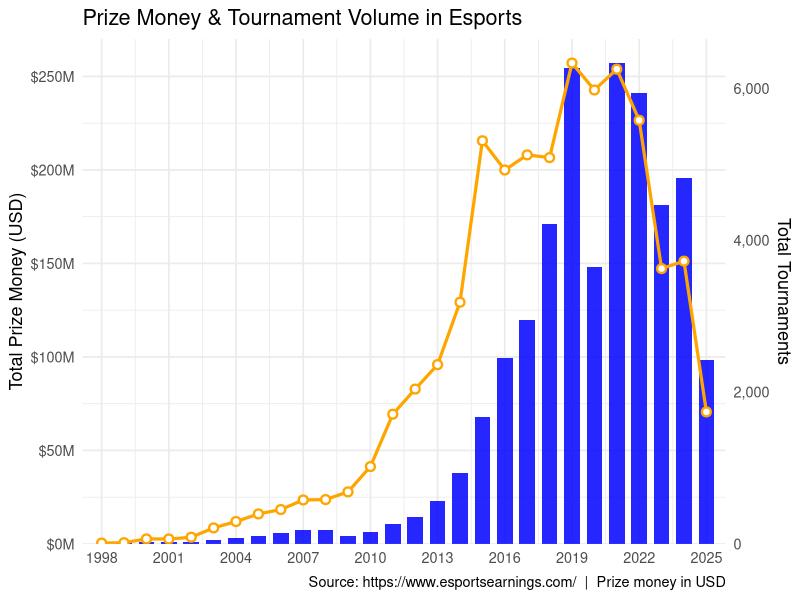
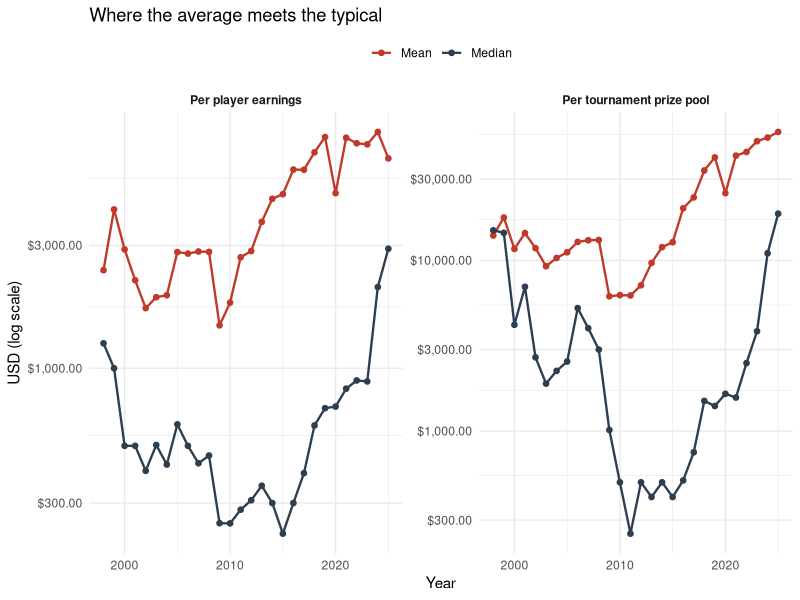
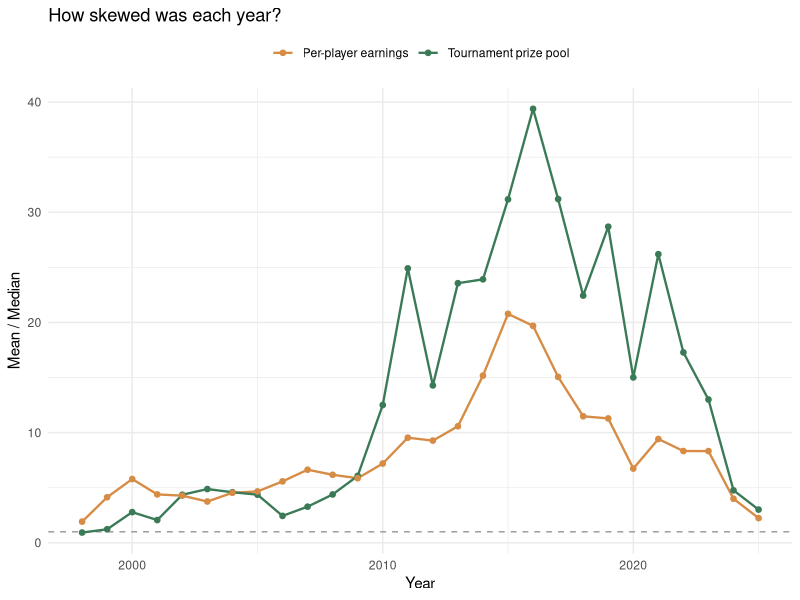
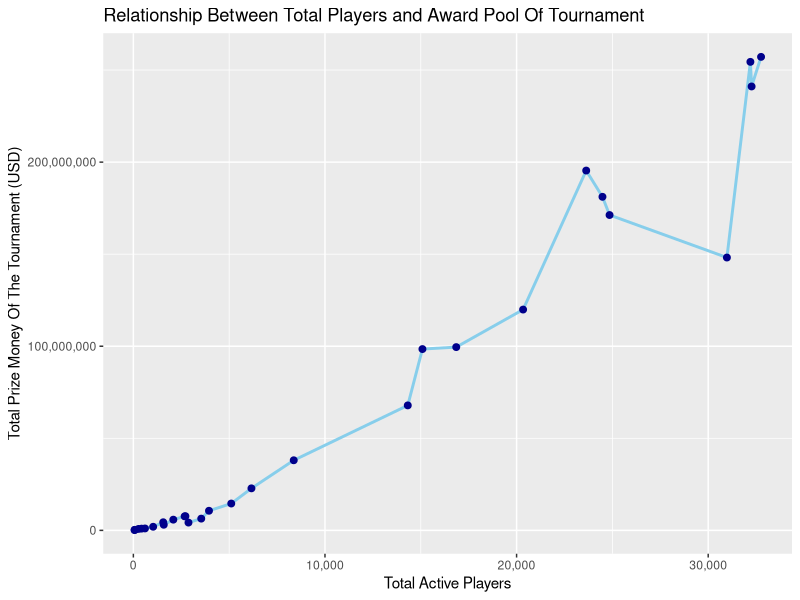

Here is the R script that generated these plots, in order:
## ---- chunk 1
library(tidyverse)
library(ggplot2)
library(scales)
## ---- chunk 2
#| label: fig-PrizeMoney-Tournaments
#| fig-cap: "Annual esports prize money (bars, left axis) and total tournaments held (line, right axis) from 1998 to 2025. Prize money values have been scaled to millions of USD for readability."
df <- read_csv("Esports_Stats.csv") |>
  rename(
    year              = year,
    prize_money       = `Total Prize Money`,
    total_tournaments = `Total Tournaments`
  ) |>
  select(year, prize_money, total_tournaments)

scale_factor <- max(df$prize_money) / max(df$total_tournaments)

col_prize  <- "blue"   # blue  — prize money
col_tourn  <- "orange"   # orange — tournament

p <- ggplot(df, aes(x = year)) +

  geom_col(
    aes(y = prize_money),
    fill  = col_prize,
    alpha = 0.85,
    width = 0.7
  ) +
  geom_line(
    aes(y = total_tournaments * scale_factor),
    color     = col_tourn,
    linewidth = 1.1
  ) +
  geom_point(
    aes(y = total_tournaments * scale_factor),
    color = col_tourn,
    size  = 2.2,
    shape = 21,
    fill  = "white",
    stroke = 1.2
  ) +
  
  # Dual y-axes
  scale_y_continuous(
    name   = "Total Prize Money (USD)",
    labels = function(x) paste0("$", x / 1e6, "M"),
    expand = expansion(mult = c(0, 0.05)),
    sec.axis = sec_axis(
      transform = ~ . / scale_factor,
      name      = "Total Tournaments",
      labels    = function(x) formatC(x, format = "d", big.mark = ",")
    )
  ) +
  scale_x_continuous(
    breaks = seq(1998, 2025, by = 3),
    expand = expansion(add = 0.5)
  ) +

  theme_minimal(base_size = 13) +
  
  labs(
    title    = "Prize Money & Tournament Volume in Esports",
    x        = NULL,
    caption  = "Source: https://www.esportsearnings.com/  |  Prize money in USD"
  )
p

## ---- chunk 3
#| label: fig-MeanVsMedian
#| fig-cap: "Mean and median over time, on a log scale. Left: prize pool per tournament. Right: earnings per active player."
#| fig-pos: H
#| fig-width: 9
#| fig-height: 4.2

dataTable <- read.csv("Esports_Stats.csv", check.names = FALSE)

mvmLong <- dataTable |>
  select(year,
         `Mean Tournament Prize Pool`,
         `Median Tournament Prize Pool`,
         `Mean Earnings/Player`,
         `Median Earnings/Player`) |>
  pivot_longer(-year, names_to = "metric", values_to = "value") |>
  mutate(
    panel  = ifelse(grepl("Tournament", metric),
                    "Per tournament prize pool",
                    "Per player earnings"),
    centerType = ifelse(grepl("^Mean", metric), "Mean", "Median")
  )

ggplot(mvmLong, aes(x = year, y = value, color = centerType)) +
  geom_line(linewidth = 0.8) +
  geom_point(size = 1.6) +
  facet_wrap(~ panel, scales = "free_y") +
  scale_y_log10(labels = dollar) +
  scale_color_manual(values = c("Mean" = "#c0392b", "Median" = "#2c3e50")) +
  labs(
    title = "Where the average meets the typical",
    x = "Year", y = "USD (log scale)", color = NULL
  ) +
  theme_minimal(base_size = 11) +
  theme(legend.position = "top",
        strip.text = element_text(face = "bold"))
## ---- chunk 4
#| label: fig-MMratio
#| fig-cap: "Ratio of mean to median over time. A value of 1 (dashed line) would mean a perfectly balanced distribution; everything above it is right-skew."
#| fig-pos: H
#| fig-width: 9
#| fig-height: 3.5

dataTable <- read.csv("Esports_Stats.csv", check.names = FALSE)

ratioLong <- dataTable |>
  transmute(
    year,
    `Tournament prize pool` =
      `Mean Tournament Prize Pool` / `Median Tournament Prize Pool`,
    `Per-player earnings`   =
      `Mean Earnings/Player`     / `Median Earnings/Player`
  ) |>
  pivot_longer(-year, names_to = "metric", values_to = "ratio")

ggplot(ratioLong, aes(x = year, y = ratio, color = metric)) +
  geom_hline(yintercept = 1, linetype = "dashed", color = "grey60") +
  geom_line(linewidth = 0.8) +
  geom_point(size = 1.6) +
  scale_color_manual(values = c("Tournament prize pool" = "#3b7a57",
                                "Per-player earnings"   = "#d68c45")) +
  labs(
    title = "How skewed was each year?",
    x = "Year", y = "Mean / Median", color = NULL
  ) +
  theme_minimal(base_size = 11) +
  theme(legend.position = "top")
## ---- chunk 5
#| label: fig-PlayersAndPrice
#| fig-cap: "Relationship Between Total Players and Award Pool Of Tournament"
#| fig-pos: H
#| fig-width: 9
#| fig-height: 4.5

dataTable <- read.csv("Esports_Stats.csv", check.names = FALSE)
ggplot(dataTable, aes(x = `Total Active Players`, y = `Total Prize Money`)) +
  geom_line(color = "skyblue", linewidth = 1) +
  geom_point(color = "darkblue", size = 2) +
  scale_x_continuous(labels = comma) +
  scale_y_continuous(labels = comma) +
  labs(
    title = "Relationship Between Total Players and Award Pool Of Tournament",
    x = "Total Active Players",
    y = "Total Prize Money Of The Tournament (USD)"
  )
